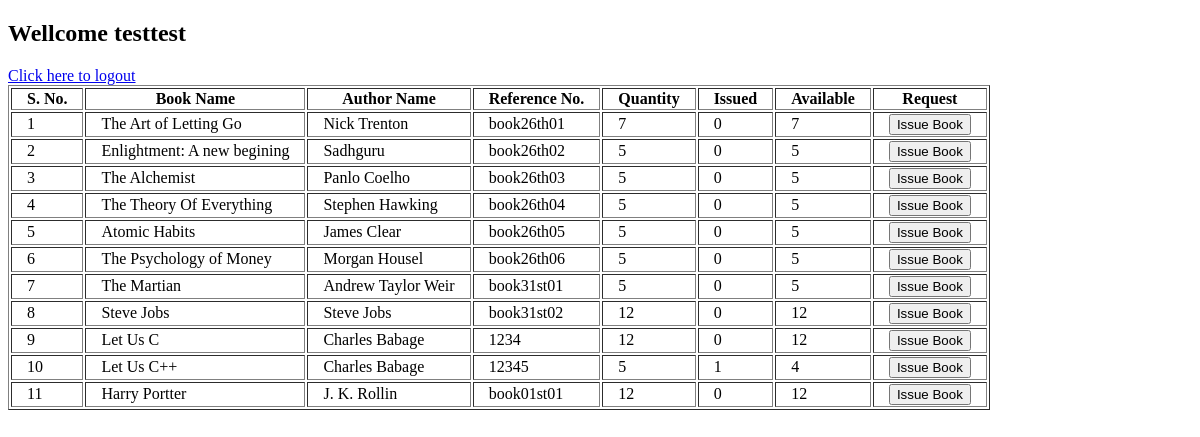
The page /books (signed in) on the database as committed earlier.
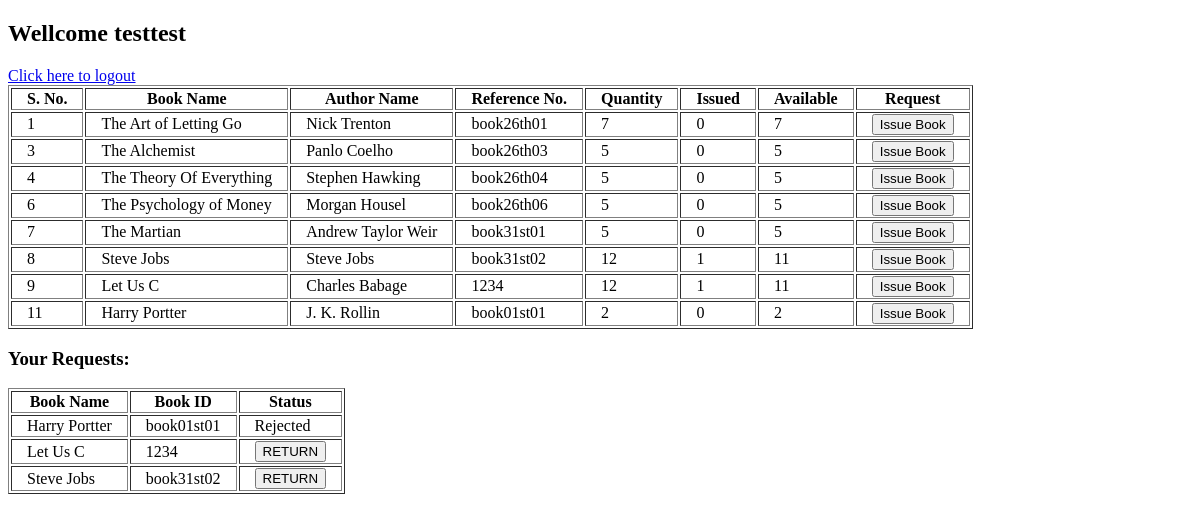
The same page on the database as committed later.
### models/bookModel.py (models this page shows, shortened)
class bookModel(Base):
    __tablename__ = "books"
    snum = Column(Integer, primary_key=True, autoincrement=True)
    bookName = Column(String)
    author = Column(String)
    referenceNumber = Column(Integer)
    issued = Column(Integer, default=0)
    quantity = Column(Integer)
    available = Column(Integer, default=quantity)
    __table_args__ = (UniqueConstraint('referenceNumber', name='_referenceNumber_uc'),)
    @staticmethod
    def getAllBooks():
        booksData = dbSession.query(bookModel).all()
        return booksData

### models/requestModel.py (models this page shows, shortened)
class reqModel(Base):
    __tablename__ = "requests"
    snum = Column(Integer, primary_key=True, autoincrement=True)
    bookName = Column(String)
    issuedBy = Column(String)
    bookId = Column(String)
    action = Column(Boolean, default=None)
    approval = Column(Boolean, default=None)
    returned = Column(Boolean, default=None)
    @staticmethod
    def getUserRequest(user):
        print ('going to retreve user requests')
        reqs = dbSession.query(reqModel).filter(reqModel.issuedBy==user).all()
        if reqs:
            print ('got all requests!')
            return reqs
        else:
            print ("user didn't have any requests yet")

### routes.py (the view)
@main.route('/books')
def books():
    return booksController.get()

### controllers/booksCon.py (called while the page is built)
    def get():
        if 'username' in session and session['admin'] == False:
            booksData = bookModel.getAllBooks()
            user = session['username']
            booksReq = reqModel.getUserRequest(user)
            if 'error' in session:
                error = session['error']
                session.pop('error', None)
                return render_template('booksPage.html', books=booksData, requests=booksReq, err=error)
            return render_template('booksPage.html', books=booksData, requests=booksReq)
        else:
            return 'You are not logedin as user!<br><a href="http://localhost:5000/login">Click here to LOGIN</a>'

### templates/booksPage.html (shortened to what this page needs)
<!DOCTYPE html>
<html lang="en">
<head>
</head>
<body>
    <h2>Wellcome {{ session['username'] }}</h2>
    <a href="http://localhost:5000/logout">Click here to logout</a><br>
    <table border=1>
        <tr>
            <th>S. No.</th>
            <th>Book Name</th>
            <th>Author Name</th>
            <th>Reference No.</th>
            <th>Quantity</th>
            <th>Issued</th>
            <th>Available</th>
            <th>Request</th>
        </tr>
        {% for book in books %}
            <tr>
                <td>{{ book.snum }}</td>
                <td>{{ book.bookName }}</td>
                <td>{{ book.author }}</td>
                <td>{{ book.referenceNumber }}</td>
                <td>{{ book.quantity }}</td>
                <td>{{ book.issued }}</td>
                <td>{{ book.available }}</td>
                {% if book.available <= 0 %}
                    <td>Currently Unavailable</td>
                {% else %}
                    <td>
                        <form action="http://localhost:5000/books/issue" method="POST" style="display:inline;">
                            <button type="submit">Issue Book</button>
                        </form>
                    </td>
                {% endif %}
            </tr>
        {% endfor %}
    </table>
    {% if requests %}
        <h3>Your Requests: </h3>
        <table border="1">
            <tr>
                <th>Book Name</th>
                <th>Book ID</th>
                <th>Status</th>
            </tr>
            {% for request in requests %}
                <tr>
                    <td>{{ request.bookName }}</td>
                    <td>{{ request.bookId }}</td>
                    {% if request.action == None %}
                        <td>Pending</td>
                    {% elif request.action == True and request.approval == False %}
                        <td>Rejected</td>
                    {% elif request.returned == True %}
                        <td>Returned</td>
                    {% else %}
                        <td>
                            <form action="http://localhost:5000/books/return" method="POST" style="display:inline;">
                                <button type="submit">RETURN</button>
                            </form>
                        </td>
                    {% endif %}
                </tr>
            {% endfor %}
        </table>
    {% endif %}
</body>
</html>

### templates/booksPage.html (style rules this page uses)
th, td { padding-left: 15px; padding-right: 15px; }

Rows that differ between the two databases and show on the page:
removed bookModel: snum "2", bookName "Enlightment: A new begining", author "Sadhguru", referenceNumber "book26th02", quantity "5", issued "0", available "5"
removed bookModel: snum "5", bookName "Atomic Habits", author "James Clear", referenceNumber "book26th05", quantity "5", issued "0", available "5"
removed bookModel: snum "10", bookName "Let Us C++", author "Charles Babage", referenceNumber "12345", quantity "5", issued "1", available "4"
changed bookModel "Steve Jobs": issued "0" → "1"; available "12" → "11"
changed bookModel "Let Us C": issued "0" → "1"; available "12" → "11"
changed bookModel "Harry Portter": quantity "12" → "2"; available "12" → "2"
added reqModel: bookName "Harry Portter", bookId "book01st01", action "Rejected"
added reqModel: bookName "Let Us C", bookId "1234"
added reqModel: bookName "Steve Jobs", bookId "book31st02"
Other text that changed with them:
text now shown: "Your Requests: Book Name Book ID Status"
